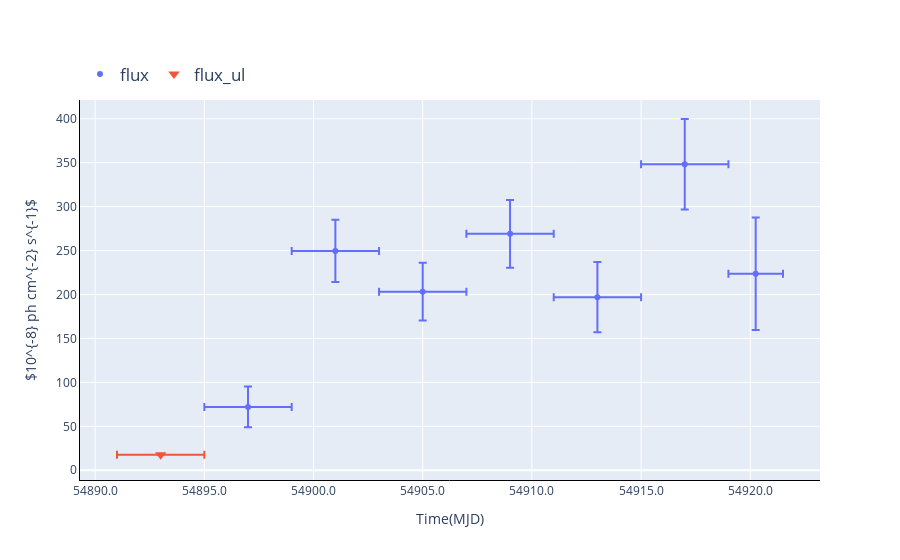

The cell this chart's notebook holds for it:
### Code cell
ag.displayLightCurve("mle")

### Figure 1 — Plotly figure (JSON) as saved in the notebook; plotly's stock layout.template omitted (floating-point values rounded to 4 significant figures)
{"data": [{"customdata": [[54895, 54899, 3.923], [54899, 54903, 10.43], [54903, 54907, 9.144], [54907, 54911, 10.69], [54911, 54915, 6.953], [54915, 54919, 10.54], [54919, 54920.0, 4.923]], "error_x": {"array": [2, 2, 2, 2, 2, 2, 1.25], "arrayminus": [2, 2, 2, 2, 2, 2, 1.25], "symmetric": false, "type": "data"}, "error_y": {"array": [23.18, 35.39, 32.85, 38.53, 39.94, 51.54, 64.05], "symmetric": true, "type": "data"}, "hovertemplate": "tstart: %{customdata[0]:.4f} - tend:%{customdata[1]:.4f}, flux: %{y:.2f} +/- %{error_y.array:.2f}, sqrts: %{customdata[2]:.4f}", "mode": "markers", "name": "flux", "x": [54897, 54901, 54905, 54909, 54913, 54917, 54920.0], "y": [72.04, 249.6, 203.3, 269.1, 196.9, 348.2, 223.6], "type": "scatter"}, {"customdata": [[54891, 54895, 0]], "error_x": {"array": [2], "arrayminus": [2], "symmetric": false, "type": "data"}, "hovertemplate": "tstart: %{customdata[0]:.4f}, tend:%{customdata[1]:.4f}, flux_ul: %{y:.2f}, sqrts: %{customdata[2]:.4f}", "marker": {"size": 10, "symbol": "triangle-down"}, "mode": "markers", "name": "flux_ul", "x": [54893], "y": [17.64], "type": "scatter"}], "layout": {"xaxis": {"showline": true, "linecolor": "black", "title": {"text": "Time(MJD)"}, "tickformat": "g"}, "yaxis": {"showline": true, "linecolor": "black", "title": {"text": "$10^{-8} ph cm^{-2} s^{-1}$"}}, "legend": {"font": {"size": 17}, "orientation": "h", "yanchor": "bottom", "y": 1.02, "xanchor": "left"}}}
